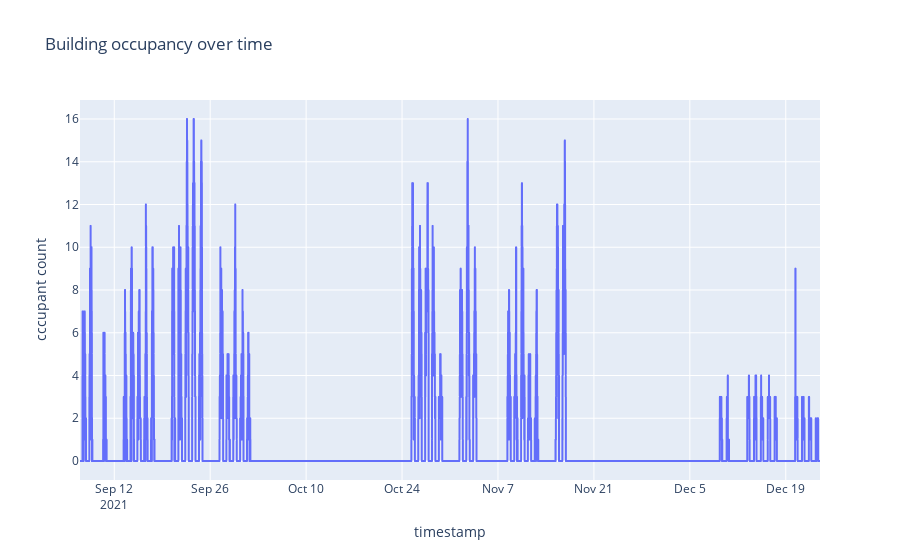

Source (notebook cell):
### Markdown cell above
### Exploratory Analysis

### Code cell
fig = px.line(data_frame=df, x='timestamp', y='occupant_count [number]', title='Building occupancy over time')
fig.update_yaxes(title_text='cccupant count')

### Figure 1 — Plotly figure (JSON) as saved in the notebook; plotly's stock layout.template omitted (floating-point values rounded to 4 significant figures; data arrays with more than 128 entries replaced by an {"elided": "..."} marker saying what was removed)
{"data": [{"hovertemplate": "timestamp=%{x}<br>occupant_count [number]=%{y}<extra></extra>", "legendgroup": "", "line": {"color": "#636efa", "dash": "solid"}, "marker": {"symbol": "circle"}, "mode": "lines", "name": "", "showlegend": false, "type": "scattergl", "x": {"elided": "13536 str values"}, "xaxis": "x", "y": {"elided": "13536 int values"}, "yaxis": "y"}], "layout": {"legend": {"tracegroupgap": 0}, "title": {"text": "Building occupancy over time"}, "xaxis": {"anchor": "y", "domain": [0, 1], "title": {"text": "timestamp"}}, "yaxis": {"anchor": "x", "domain": [0, 1], "title": {"text": "cccupant count"}}}}
